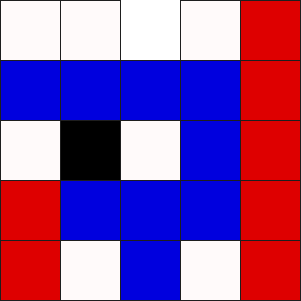

Python code for this plot:
import random

from PIL import Image
from PIL import ImageDraw
from PIL import ImageFont

TRANSPARENT = (0, 0, 0, 0)
WHITE = (255, 255, 255)
LIGHT = (205, 205, 205)
BLACK = (0, 0, 0)
RED = (222, 0, 0)
GREEN = (0, 222, 0)
BLUE = (0, 0, 222)
SNOW = (255, 250, 250)
YELLOW = (222, 222, 0)
DARK = (30, 30, 30)


x = range(25)
random.shuffle(x)

blue = x[:8]
red = x[8:8+9]
assassin = x[8+9]
neutral = x[8+9+1:]

def new_image_draw(size):
  image = Image.new(
    'RGBA',
    size=tuple(s + 1 for s in size),
    color=(0, 0, 0, 0))
  draw = ImageDraw.Draw(image)
  return image, draw


w = 60

def square(draw, r, c, color):
  draw.rectangle((r * w, c * w, (r + 1) * w, (c + 1) * w), fill=color, outline=DARK)

def generate():
	image, draw = new_image_draw((5*w, 5*w))
	for row in range(5):
	  for col in range(5):
	    index = 5 * row + col
	    if index == assassin:
	      square(draw, row, col, BLACK)
	    elif index in red:
	      square(draw, row, col, RED)
	    elif index in blue:
	      square(draw, row, col, BLUE)
	    elif index in neutral:
	      square(draw, row, col, SNOW)

	image.save('codenames.png')

if __name__ == '__main__':
	generate()